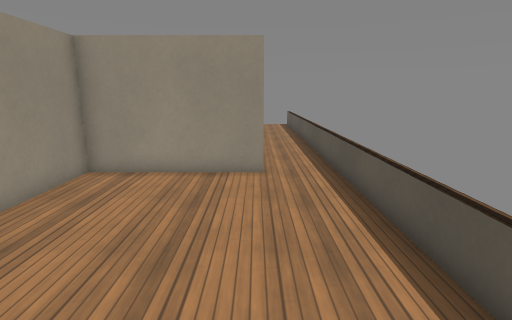
View 1 (above)

12 first-person views from a walk through a 3-D level made in the Godot game engine. The camera is 1.5 m above the floor, tilts 12° down and sees 80° across. The floor is counted in squares, 0.6 m on a side. Each view is taken from the middle of a square. On the plan, view 1 faces up. The plan holds only what a view shows up to about 19 squares ahead; the rest is blank. Surface patterns are stand-ins for the level's own textures.

View 2
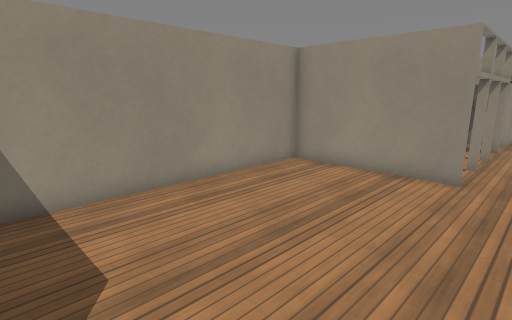

View 3
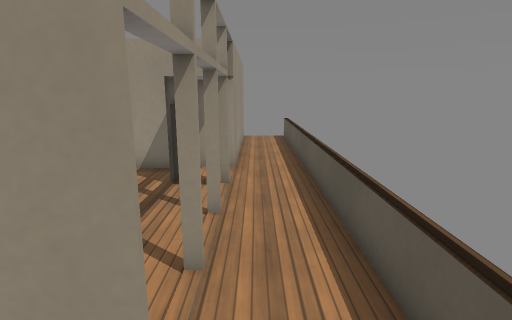

View 4
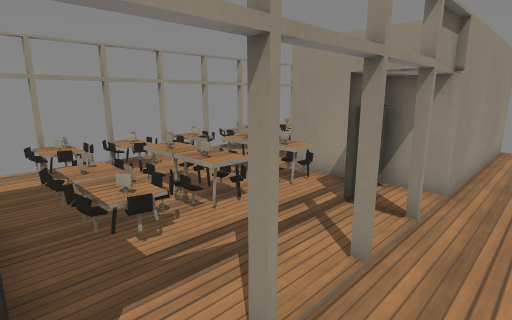

View 5
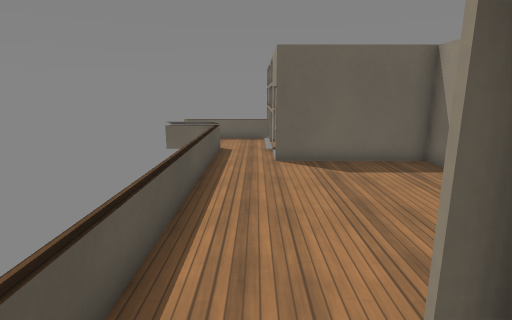

View 6
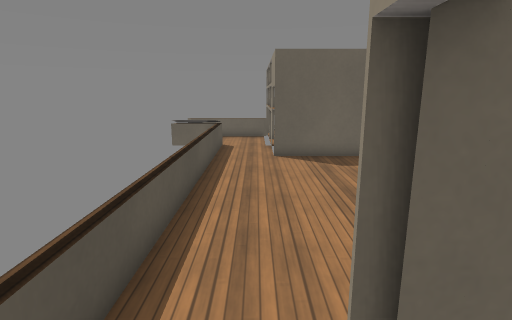

View 7
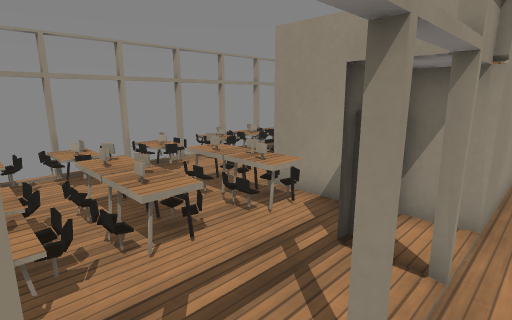

View 8
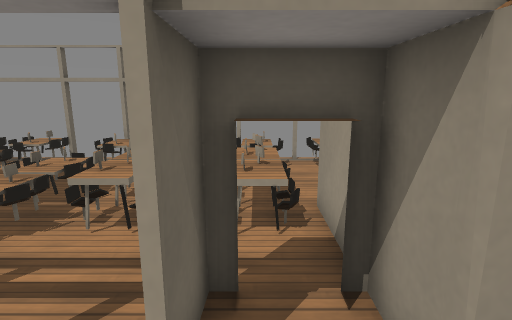

View 9
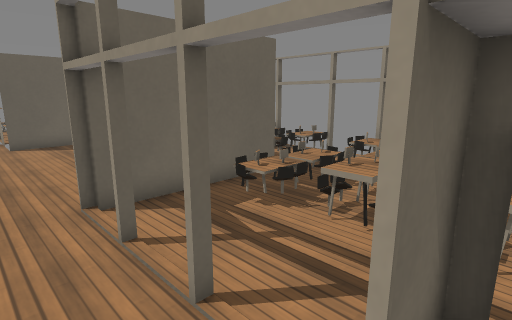

View 10
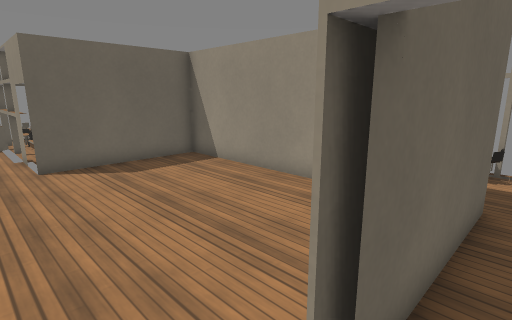

View 11
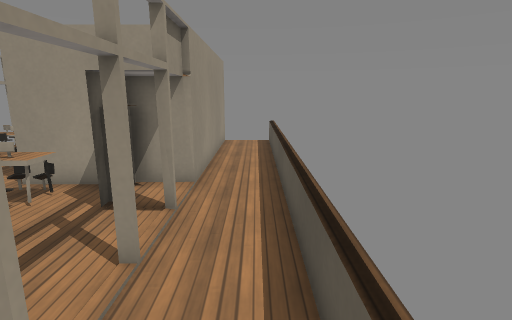

View 12
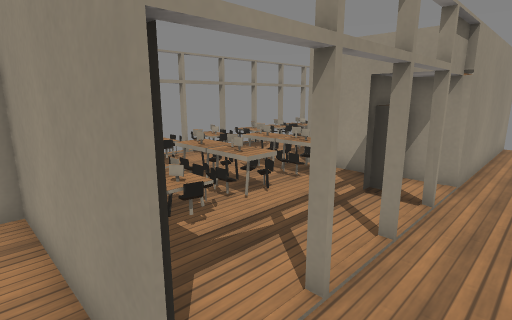

### Floor plan
Key: @ floor where view 1 was taken; # wall or solid block; x gap in a wall; . floor; = window, fence, low wall or low ledge; ^ raised ledge; O other object.
Columns run from 8 left of view 1 to 5 right of it. Each row starts with its distance up from view 1.
 27         #  =
 26         #..=
 25         #..=
 24         #..=
 23         #..=
 22         #..=
 21 =       #..=
 20 ##=#    #..=
 19 =.=##  ##..=
 18 =..######..=
 17 =x^^^^.#...=
 16 =......##..=
 15 =.^^^......=
 14 = ^^^^..#..=
 13 ##====.....=
 12 =#=##==.#..=
 11 =.====.....=
 10 #=#######..=
  9 ==#........=
  8   #........=
  7   #........=
  6   #........=
  5   #........=
  4   #........=
  3   #........=
  2   #........=
  1   #........=
  0   #.....@..=
 -1   #######..=
 -2         ...=
 -3         #..===
 -4         #..===
 -5         #...
 -6         #...
 -7        O#=====
 -8        .#

Where each view was taken, in squares from view 1:
view 1: 0 up, 0 right, facing up
view 2: 0 up, 2 right, facing up-left
view 3: 8 up, 1 right, facing up
view 4: 10 up, 2 right, facing up-left
view 5: 11 up, 1 right, facing down
view 6: 12 up, 1 right, facing down
view 7: 12 up, 1 right, facing up-left
view 8: 17 up, 2 right, facing left
view 9: 17 up, 2 right, facing down-left
view 10: 11 up, 2 right, facing down-left
view 11: 10 up, 2 right, facing up
view 12: 9 up, 2 right, facing up-left
